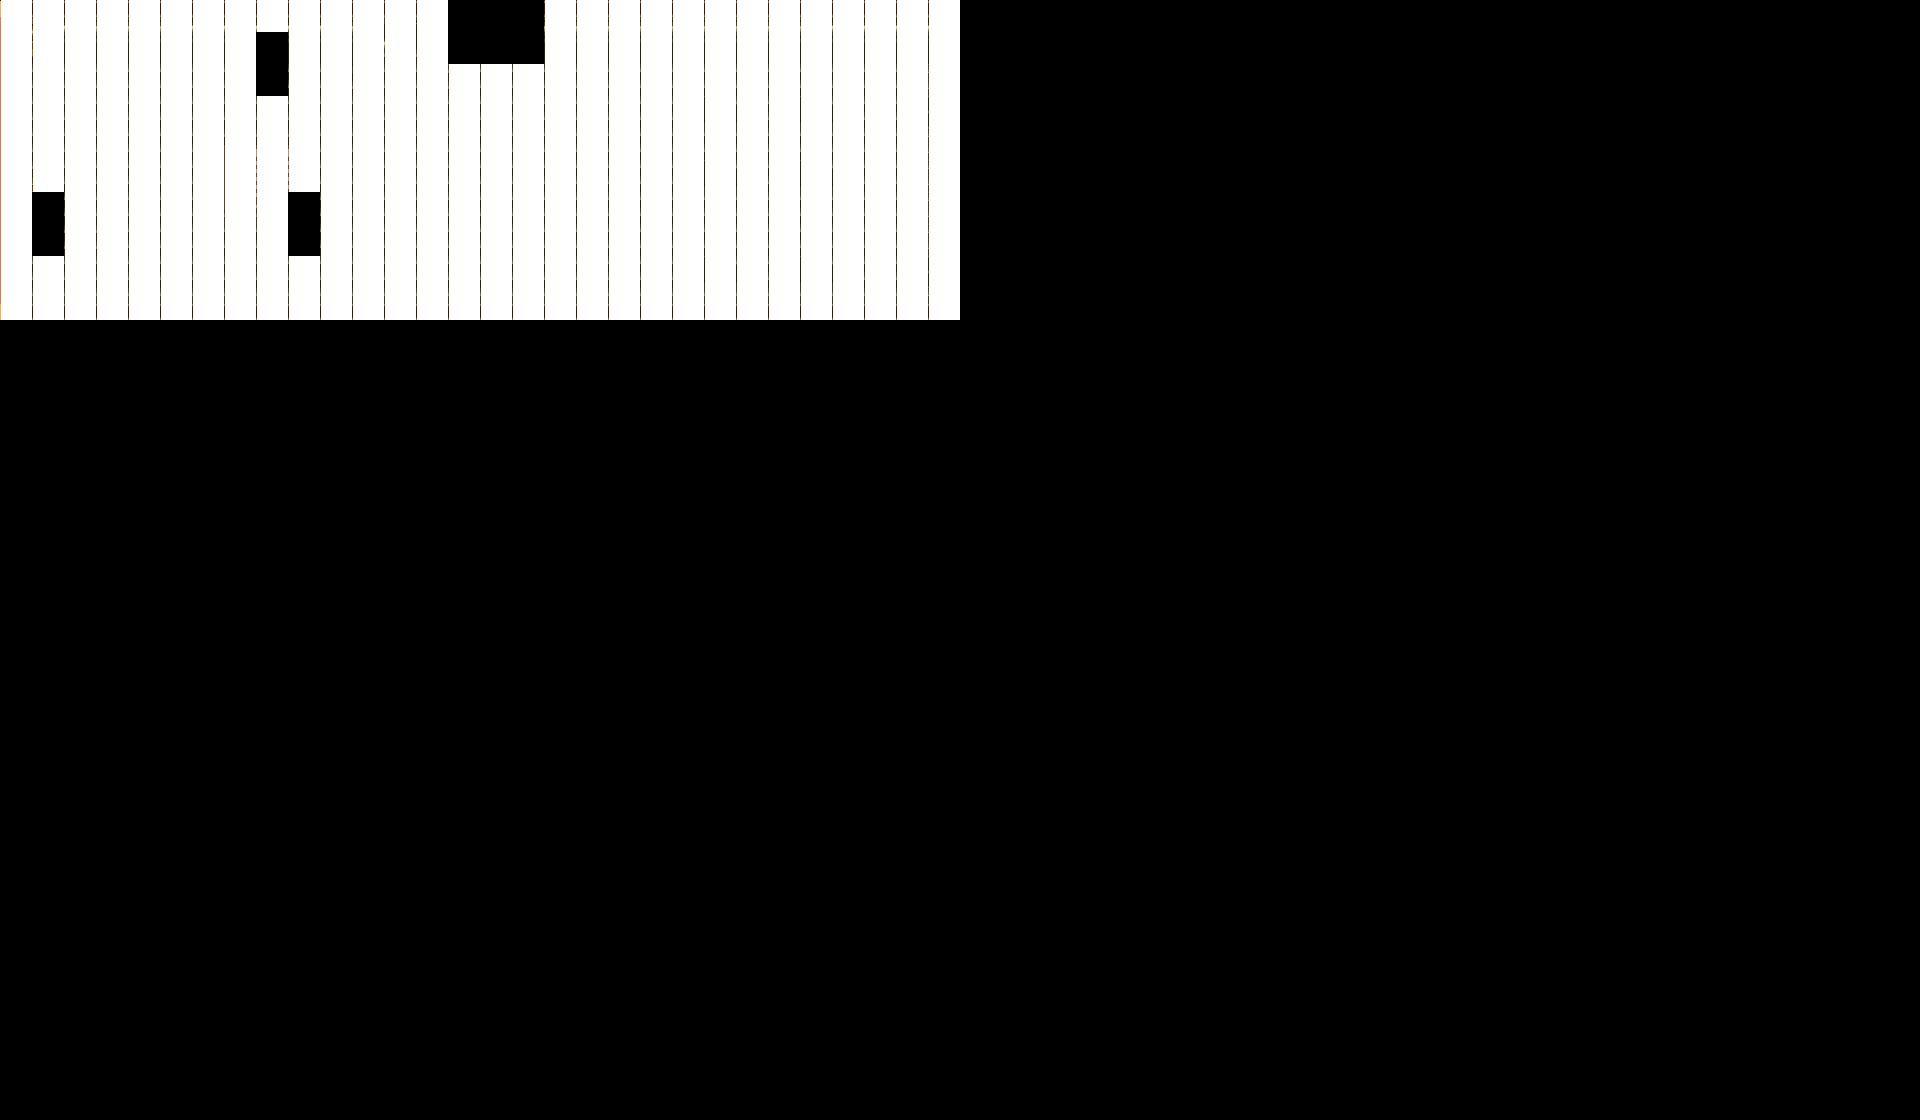

A level layout from a 2D game, rendered from its tile map. Below: a short description, then the map file with tile-grid data replaced by summaries:
An orthogonal 60x35 tile map with 32x32 px tiles, 3 tile layers (Map Layer, Foliage Layer, PATHING), 4 tilesets and 18 objects.

<map version="1.9" tiledversion="1.9.2" orientation="orthogonal" renderorder="right-down" width="60" height="35" tilewidth="32" tileheight="32" infinite="0" nextlayerid="9" nextobjectid="46">
 <editorsettings>
  <export target="test.csv" format="csv" />
 </editorsettings>
 <tileset firstgid="1" source="PC Computer - Warcraft 2 - Wasteland Tiles.tsx" />
 <tileset firstgid="381" source="kisspng-tile-based-video-game-rpg-maker-vx-tree-5af5b6981470c8.0830347815260525040837.tsx" />
 <tileset firstgid="654" source="PATH.tsx" />
 <tileset firstgid="656" source="SNES - Harvest Moon - Tool Shop.tsx" />
 <layer id="1" name="Map Layer" width="60" height="35">
  <data>[2100 cells, 1500 non-empty, 2 distinct tile ids]</data>
 </layer>
 <layer id="6" name="Foliage Layer" width="60" height="35">
  <data>[2100 cells, 143 non-empty, 45 distinct tile ids]</data>
 </layer>
 <layer id="7" name="PATHING" width="60" height="35">
  <data>[2100 cells, 300 non-empty, 2 distinct tile ids]</data>
 </layer>
 <objectgroup id="8" name="Objects">
  <object id="27" x="15.5" y="16" width="363" height="48.5" />
  <object id="28" x="452.75" y="15.5" width="490.25" height="49.5" />
  <object id="29" x="16" y="210.333" width="15.6667" height="20.6667" />
  <object id="30" x="50.9167" y="170.5" width="11.4167" height="22.1667" />
  <object id="31" x="16" y="185.667" width="46" height="15.5833" />
  <object id="32" x="711.333" y="100.333" width="19" height="16.3334" />
  <object id="33" x="706.333" y="160" width="21" height="19" />
  <object id="34" x="710" y="262.667" width="19.3333" height="18.3334" />
  <object id="35" x="807.167" y="259.25" width="18.9167" height="17.0833" />
  <object id="36" x="808.25" y="159.417" width="18.8333" height="17.4167" />
  <object id="37" x="807" y="99.1667" width="18.5" height="18.3333" />
  <object id="38" x="925.25" y="95.25" width="18.75" height="30.5">
   <properties>
    <property name="interactable" value="0" />
    <property name="intertype" value="cont" />
   </properties>
  </object>
  <object id="40" x="-1.5" y="301" width="963.5" height="19.5" />
  <object id="41" x="941" y="0" width="21" height="320.5" />
  <object id="42" x="-2" y="-1" width="17" height="318" />
  <object id="43" x="-2" y="-4" width="964" height="21" />
  <object id="44" x="925.625" y="257.75" width="18.75" height="30.5">
   <properties>
    <property name="interactable" value="1" />
    <property name="intertype" value="cont" />
   </properties>
  </object>
  <object id="45" x="413.5" y="22.5" width="20.5" height="25">
   <properties>
    <property name="interactable" value="0" />
    <property name="intertype" value="door" />
   </properties>
  </object>
 </objectgroup>
</map>
